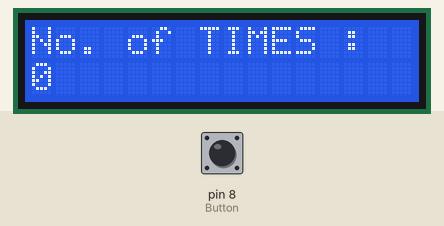
This sketch was run on a simulated Arduino Uno, built with avr-gcc and run on an emulated ATmega328P. Parts: 16×2 character LCD. The test bench sets the inputs (shaded band); at power-on: pin 8 (Button) LOW. What the sketch prints to the serial monitor is not drawn.

Above: at 1.2 s.
1.3 s: pin 8 (Button) pulled HIGH for 0.15 s
At 2.6 s:
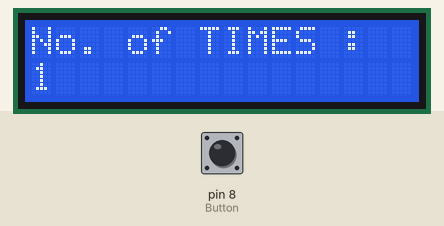
2.9 s: pin 8 (Button) pulled HIGH for 1 s
At 5.1 s:
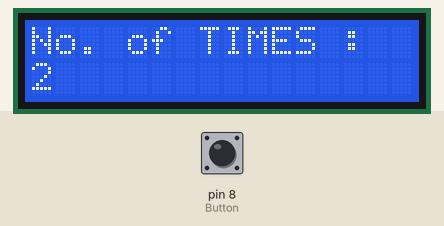
5.4 s: pin 8 (Button) pulled HIGH for 0.15 s
At 6.7 s:
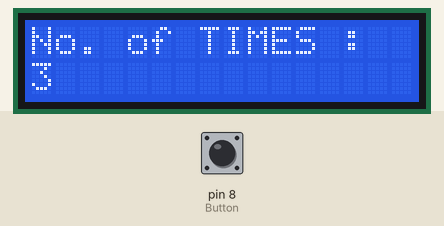
7.0 s: pin 8 (Button) pulled HIGH for 1 s
At 9.5 s:
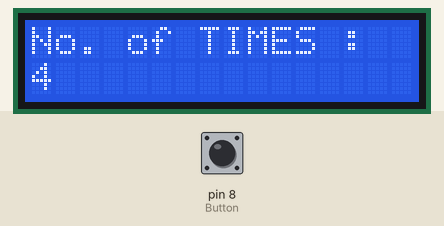
Timing chart, 0 to 10.5 s (numbered marks = the images above; inputs shaded):
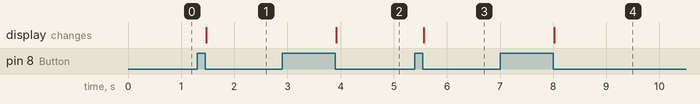

Measured:
- after the input at 1.3 s, the display: changes after 0.17 s (image 1)
- after the input at 2.9 s, the display: changes after 1.0 s (image 2)
- after the input at 5.4 s, the display: changes after 0.17 s (image 3)
- after the input at 7.0 s, the display: changes after 1.0 s (image 4)

The sketch:

LCD_BUTTON.ino
```cpp
#include<LiquidCrystal.h>

const int rs=12, en=11, d4=5, d5=4, d6=3, d7=2;
LiquidCrystal lcd(rs, en, d4, d5, d6, d7);

int Button=8;
int c=0;
int flag=0;
int dt=0;

void setup()
{
  lcd.begin(16,2);
  Serial.begin(9600);

  pinMode(Button, INPUT);

  lcd.write("No. of TIMES :");
}

void loop()
{
int state;
state=digitalRead(Button);
Serial.print(state);
Serial.print("   ");
Serial.println(c);


lcd.setCursor(0,1);
lcd.print(c);

if(state==1&&flag==0)
{
  flag=1;
}
if(state==0&&flag==1)
{
  flag=0;
  c++;
}
delay(dt);
}
```
